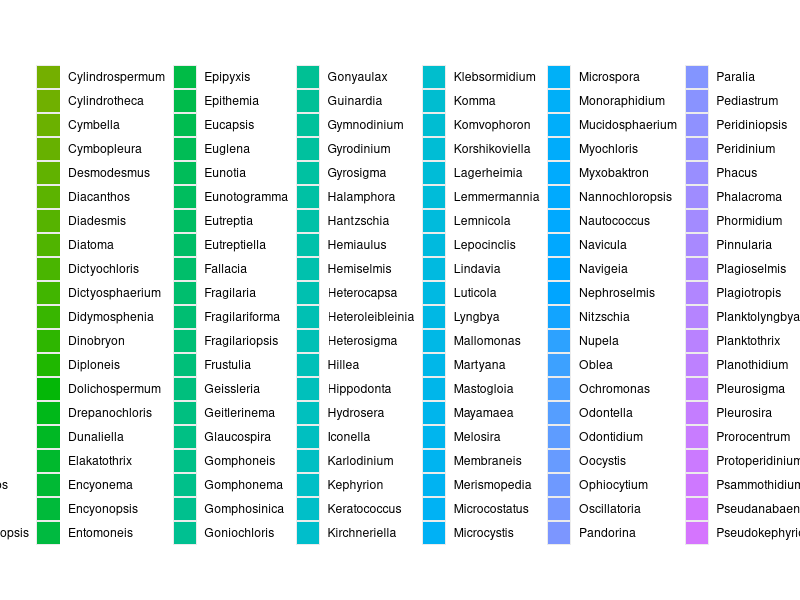
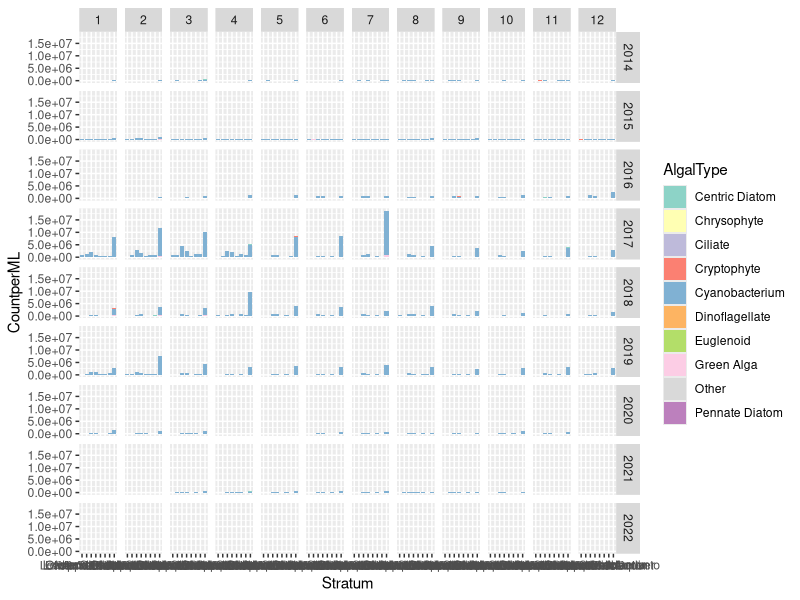
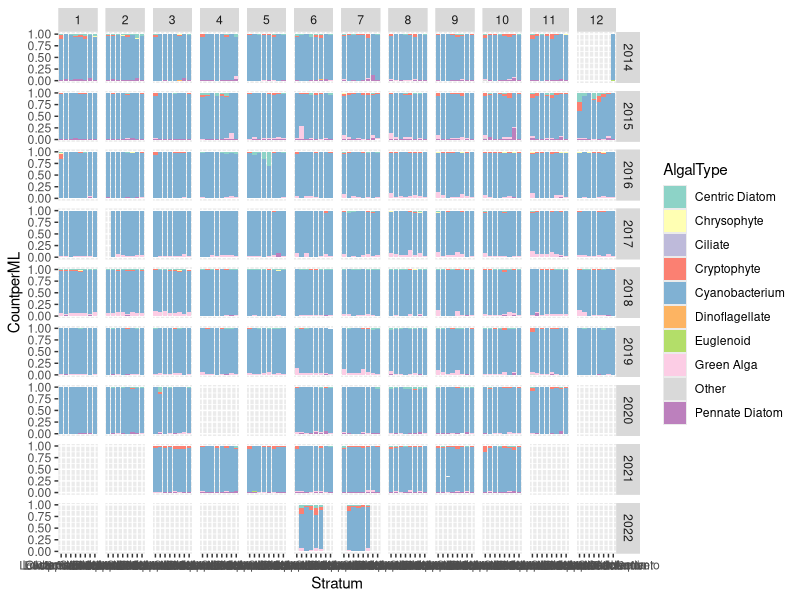
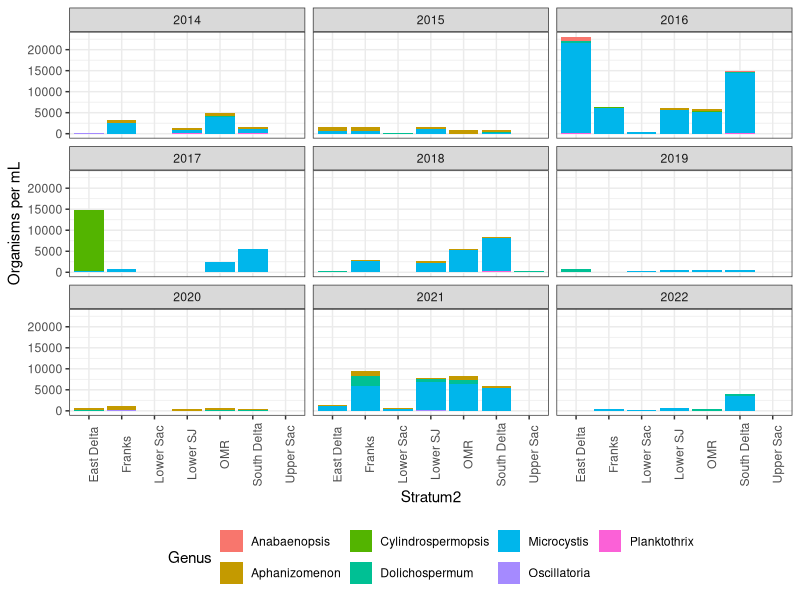
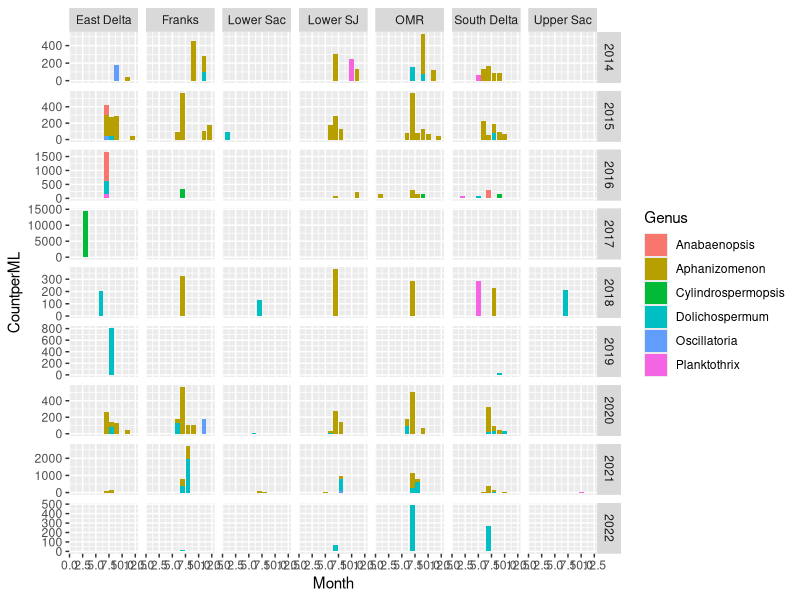
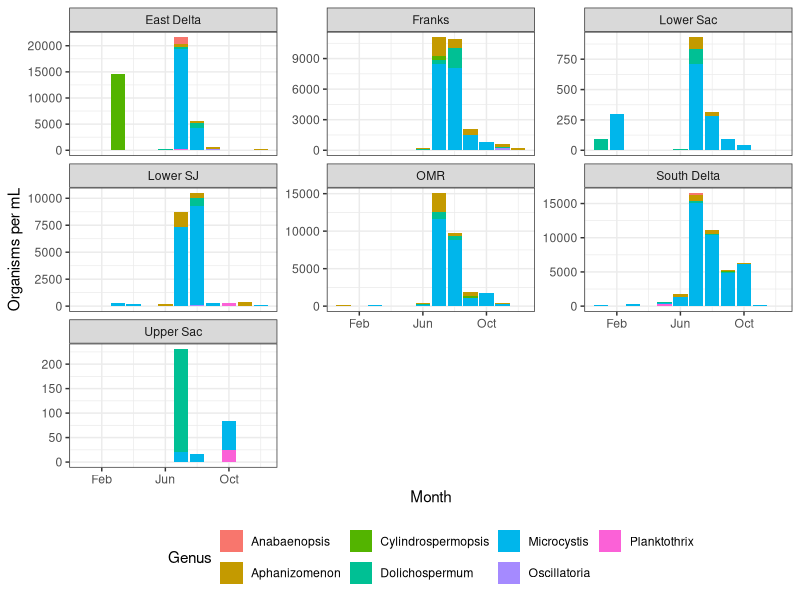
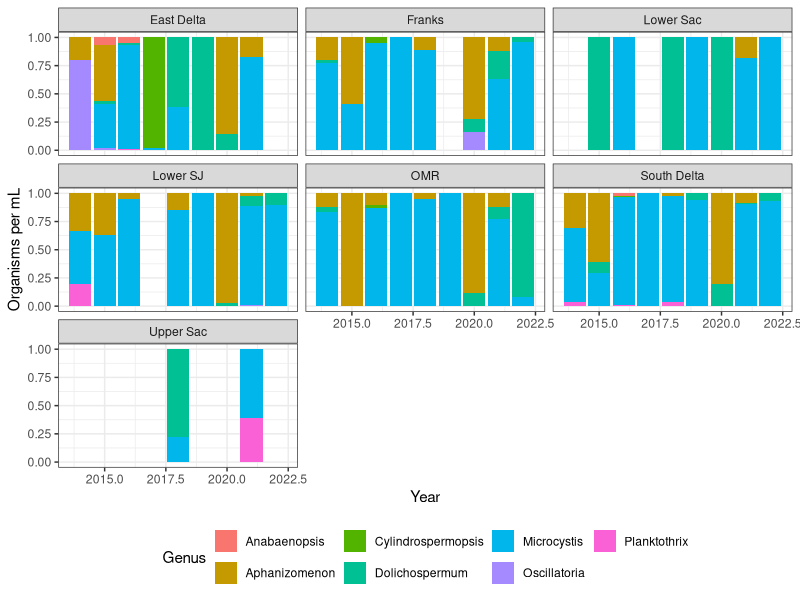
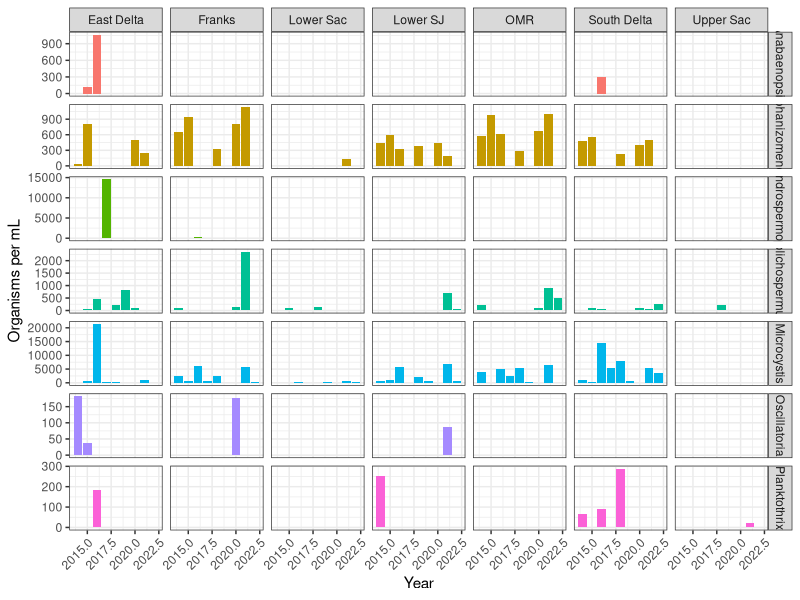

Write R code to recreate these figures, in order.
#EMP's phyto data (after Dave cleaned it up)

library(tidyverse)

library(tibble)
library(lubridate)
library(readxl)
library(sf)
library(here)


phyto_edb = read_csv("data/AllEMPphyto.csv")
tax = group_by(phyto_edb, Genus, AlgalType) %>%
  summarize(n = n())
#plot it at the genus level
EMP_wzeros = pivot_wider(phyto_edb, id_cols = c(Station, Date, Stratum, Stratum2, Year), names_from = Genus,
                         values_from = `OrganismsPerMl`, values_fill = 0, values_fn = sum) %>%
  pivot_longer(cols = "Cocconeis":last_col(), names_to = "Genus", values_to = "CountperML") %>%
  mutate(Month = month(Date)) %>%
  left_join(tax) %>%
  mutate(AlgalType = case_when(
    `AlgalType` == "Centric diatom" ~ "Centric Diatom",
    `AlgalType` == "Unknown Genus" ~ "Unknown",
    `AlgalType` %in% c("Coccolithophore", "Eustigmatophyte", "Haptophyte", "Raphidophyte",
                       "Silico-flagellate", "Synurophyte", "Xanthophyte", "Kathablepharid") ~
      "Other",
    TRUE ~ `AlgalType`
  ) )

ggplot(EMP_wzeros, aes(x = Station, y = CountperML, fill = Genus))+ geom_col()+facet_wrap(~Month)

ggplot(EMP_wzeros, aes(x = Stratum, y = CountperML, fill = AlgalType))+
  geom_col()+facet_grid(Year~Month)+
  scale_fill_brewer(palette = "Set3")

ggplot(EMP_wzeros, aes(x = Stratum, y = CountperML, fill = AlgalType))+
  geom_col(position = "fill")+facet_grid(Year~Month)+
  scale_fill_brewer(palette = "Set3")

###################################################
#Harmful species


#harmful critters only
#Anabaena was rennamed Dolichospermum at some point, so rename those
EMPHAB = filter(EMP_wzeros,  Genus %in% c("Aphanizomenon", "Anabaena", "Dolichospermum",
                                          "Microcystis", "Oscillatoria", "Cylindrospermopsis",  "Anabaenopsis",
                                          "Planktothrix"), !is.na(Stratum)) %>%
  mutate(Genus = case_when(Genus == "Anabaena" ~"Dolichospermum",
                           TRUE ~ Genus))

#Average nuber of each taxa by region, month, and year
EMPHABave = group_by(EMPHAB, Stratum2, Month, Year, Genus) %>%
  summarize(CountperML = mean(CountperML))


ggplot(EMPHABave, aes(x = Stratum2, y = CountperML, fill = Genus))+
  geom_col()+facet_wrap(~Year) +
  ylab("Organisms per mL") + theme_bw()+ theme(legend.position = "bottom")+
  theme(axis.text.x = element_text(angle = 90))#+
# scale_x_continuous(breaks = c(2,6,10), labels = c("Feb", "Jun", "Oct"))

#Microcystis isn't well sampled, so maybe leave it out?
ggplot(filter(EMPHABave, Genus != "Microcystis"),
       aes(x = Month, y = CountperML, fill = Genus))+
  geom_col()+facet_grid(Year~Stratum2, scales = "free_y")

#one more try

ggplot(EMPHABave, aes(x = Month, y = CountperML, fill = Genus))+
  geom_col()+facet_wrap(~Stratum2, scales = "free_y") +
  ylab("Organisms per mL") + theme_bw()+ theme(legend.position = "bottom")+
  scale_x_continuous(breaks = c(2,6,10), labels = c("Feb", "Jun", "Oct"))

ggplot(EMPHABave, aes(x = Year, y = CountperML, fill = Genus))+
  geom_col(position = "fill")+facet_wrap(~Stratum2) +
  ylab("Organisms per mL") + theme_bw()+ theme(legend.position = "bottom")

#I think this is the one I want to use
ggplot(EMPHABave, aes(x = Year, y = CountperML, fill = Genus))+
  geom_col()+facet_grid(Genus~Stratum2, scales = "free_y") +
  ylab("Organisms per mL") + theme_bw()+ scale_fill_discrete(guide = NULL)+
  theme(axis.text.x = element_text(angle = 45, vjust = 1, hjust = 1))
ggsave("plots/HABspecies.tiff", device = "tiff", width = 7, height = 8)
